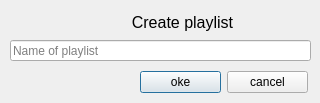
<?xml version="1.0" encoding="UTF-8"?>
<ui version="4.0">
 <class>Create_playlist</class>
 <widget class="QDialog" name="Create_playlist">
  <property name="geometry">
   <rect>
    <x>0</x>
    <y>0</y>
    <width>320</width>
    <height>103</height>
   </rect>
  </property>
  <property name="windowTitle">
   <string>Dialog</string>
  </property>
  <widget class="QLineEdit" name="lineEdit">
   <property name="geometry">
    <rect>
     <x>10</x>
     <y>40</y>
     <width>301</width>
     <height>21</height>
    </rect>
   </property>
   <property name="placeholderText">
    <string>Name of playlist</string>
   </property>
   <property name="clearButtonEnabled">
    <bool>true</bool>
   </property>
  </widget>
  <widget class="QWidget" name="">
   <property name="geometry">
    <rect>
     <x>140</x>
     <y>70</y>
     <width>168</width>
     <height>24</height>
    </rect>
   </property>
   <layout class="QHBoxLayout" name="horizontalLayout">
    <item>
     <widget class="QPushButton" name="pushButton">
      <property name="text">
       <string>oke</string>
      </property>
     </widget>
    </item>
    <item>
     <widget class="QPushButton" name="pushButton_2">
      <property name="text">
       <string>cancel</string>
      </property>
     </widget>
    </item>
   </layout>
  </widget>
  <widget class="QWidget" name="">
   <property name="geometry">
    <rect>
     <x>0</x>
     <y>7</y>
     <width>241</width>
     <height>31</height>
    </rect>
   </property>
   <layout class="QHBoxLayout" name="horizontalLayout_2">
    <item>
     <widget class="QPushButton" name="pushButton_3">
      <property name="text">
       <string/>
      </property>
      <property name="icon">
       <iconset resource="qml.qrc">
        <normaloff>:/Image/Add(1).png</normaloff>:/Image/Add(1).png</iconset>
      </property>
      <property name="iconSize">
       <size>
        <width>30</width>
        <height>30</height>
       </size>
      </property>
      <property name="flat">
       <bool>true</bool>
      </property>
     </widget>
    </item>
    <item>
     <widget class="QLabel" name="label">
      <property name="font">
       <font>
        <family>Nirmala UI</family>
        <pointsize>12</pointsize>
       </font>
      </property>
      <property name="text">
       <string>Create playlist</string>
      </property>
      <property name="alignment">
       <set>Qt::AlignCenter</set>
      </property>
     </widget>
    </item>
   </layout>
  </widget>
 </widget>
 <resources>
  <include location="qml.qrc"/>
 </resources>
 <connections/>
</ui>
